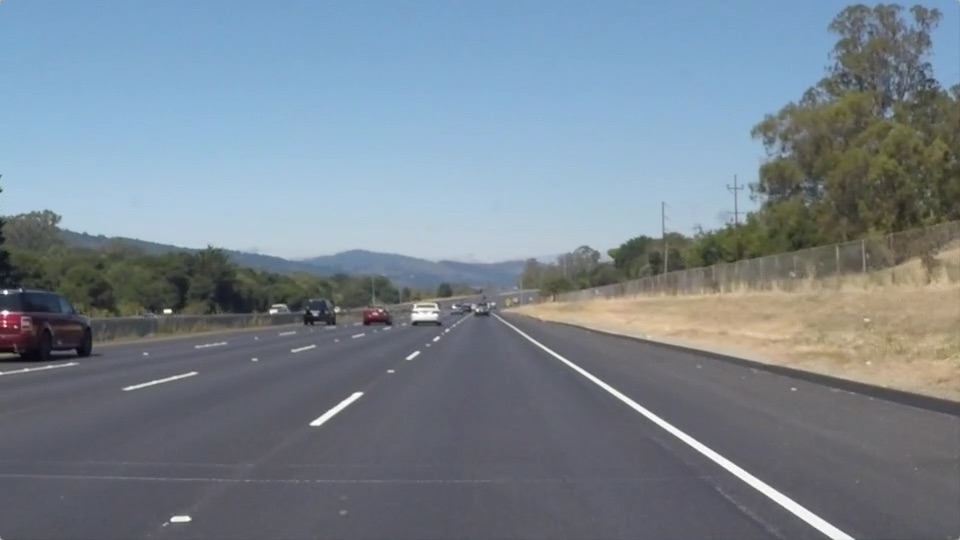
#> input picture solidWhiteRight.jpg, 960 x 540 px, found by its file name
$ jupyter execute --allow-errors P1.ipynb   (shell and % lines are left out)   (text cells are left out)
#> lines starting #> are read from the running program, lines starting #| are printed output that depends on the picture; after the words box and inside, x2 and y2 are one past the last pixel; in counts of white or black regions, pixels touching at a corner belong together; pictures that were not available may be replaced by others from this repository, and a replacement may not be noted
[cell 1]
#importing some useful packages
import matplotlib.pyplot as plt
import matplotlib.image as mpimg
import numpy as np
import cv2
import math

[cell 2]
#reading in an image
image = mpimg.imread('test_images/solidWhiteRight.jpg')
#> image is the input picture: shape (540, 960, 3); mean R, G, B 120.3, 132.6, 143.7
#printing out some stats and plotting
print('This image is:', type(image), 'with dimesions:', image.shape)
#| This image is: <class 'numpy.ndarray'> with dimesions: (540, 960, 3)
plt.imshow(image)  #call as plt.imshow(gray, cmap='gray') to show a grayscaled image

[cell 3]
import math

def grayscale(img):
    """Applies the Grayscale transform
    This will return an image with only one color channel
    but NOTE: to see the returned image as grayscale
    you should call plt.imshow(gray, cmap='gray')"""
    return cv2.cvtColor(img, cv2.COLOR_BGR2GRAY)

def canny(img, low_threshold, high_threshold):
    """Applies the Canny transform"""
    return cv2.Canny(img, low_threshold, high_threshold)

def gaussian_blur(img, kernel_size):
    """Applies a Gaussian Noise kernel"""
    return cv2.GaussianBlur(img, (kernel_size, kernel_size), 0)

def region_of_interest(img, vertices):
    """
    Applies an image mask.

    Only keeps the region of the image defined by the polygon
    formed from `vertices`. The rest of the image is set to black.
    """
    #defining a blank mask to start with
    mask = np.zeros_like(img)

    #defining a 3 channel or 1 channel color to fill the mask with depending on the input image
    if len(img.shape) > 2:
        channel_count = img.shape[2]  # i.e. 3 or 4 depending on your image
        ignore_mask_color = (255,) * channel_count
    else:
        ignore_mask_color = 255

    #filling pixels inside the polygon defined by "vertices" with the fill color
    cv2.fillPoly(mask, vertices, ignore_mask_color)

    #returning the image only where mask pixels are nonzero
    masked_image = cv2.bitwise_and(img, mask)
    return masked_image
def draw_lines(img, lines, color=[150, 0,0], thickness=11):
## Right lane, negative slope
## Left lane, positive slope
    global x1_Pve
    global x2_Pve
    global x1_Nve
    global x2_Nve
    y_min = 0.6018518518518519*img.shape[0]
    y_max = img.shape[0]
    count_Nve=0.
    count_Pve=0.
    sum_x1_Nve =0.
    sum_x2_Nve =0.
    sum_x1_Pve =0.
    sum_x2_Pve =0.
    for line in lines:
        for x1, y1, x2, y2 in line:
            if x2 != x1:
                m = (y2 - y1)/(x2 - x1)
                x_min=(y_min - y1)/m
                x_max=(y_max - y1)/m

                if -0.85 < m < -0.45:
                    count_Nve += 1
                    sum_x1_Nve += x_min + x1
                    sum_x2_Nve += x_max + x1

                if 0.85 > m > 0.45:
                    count_Pve += 1
                    sum_x1_Pve += x_min + x1
                    sum_x2_Pve += x_max + x1

    if count_Nve != 0:
        x1_Nve = sum_x1_Nve/count_Nve
        x2_Nve = sum_x2_Nve/count_Nve
    cv2.line(img, (int(x1_Nve),int(y_min)), (int(x2_Nve),y_max), color, thickness)

    if count_Pve != 0:
        x1_Pve  = sum_x1_Pve/count_Pve
        x2_Pve  = sum_x2_Pve/count_Pve
    cv2.line(img, (int(x1_Pve),int(y_min)), (int(x2_Pve),y_max),  color, thickness)

def hough_lines(img, rho, theta, threshold, min_line_len, max_line_gap):
    """
    `img` should be the output of a Canny transform.

    Returns an image with hough lines drawn.
    """
    lines = cv2.HoughLinesP(img, rho, theta, threshold, np.array([]), minLineLength=min_line_len, maxLineGap=max_line_gap)
    line_img = np.zeros((*img.shape, 3), dtype=np.uint8)
    draw_lines(line_img, lines)
    return line_img

# Python 3 has support for cool math symbols.

# [13 lines left out: function weighted_img, not called in this run]

[cell 4]
def process_test_image(image):
    for i in range(len(image)):
        img = (mpimg.imread("test_images/"+image[i])) #original image
        gray=grayscale(img)
        blur_gray =gaussian_blur(gray,3)
        edges=canny(blur_gray,75,150)
        masked_edges=region_of_interest(edges,np.array([[(150,540),(450,340),(490,340),(900,540)]]))
        h_img=hough_lines(masked_edges,2,np.pi/180,15,40,20)
        final=weighted_img(h_img,img)
        plt.imshow(final)
        plt.show()

[cell 5]
import os
images=os.listdir("test_images/")
#> (the rest of this cell did not finish here and is left out)

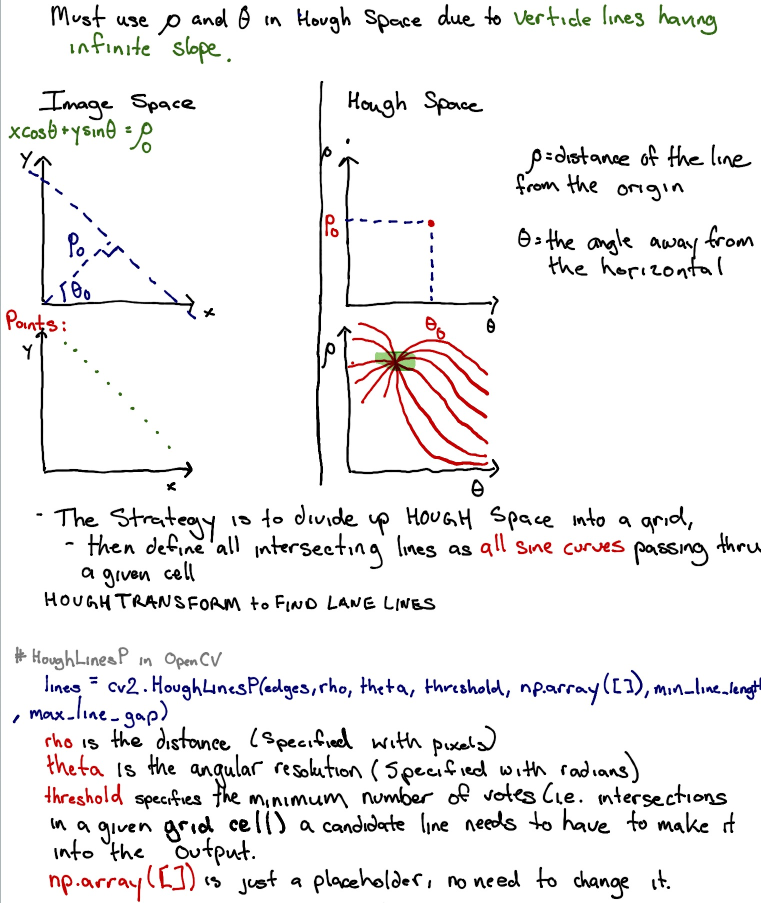
#> input picture 002.jpg, 1521 x 1805 px, given as the content of the folder test_images/, which was not available (shown at 1/2 size)
#> in process_test_image, img is the input picture: shape (1805, 1521, 3); mean R, G, B 239.8, 238.6, 238.9
#> in grayscale, `return cv2.cvtColor(img, cv2.COLOR_BGR2GRAY)`:
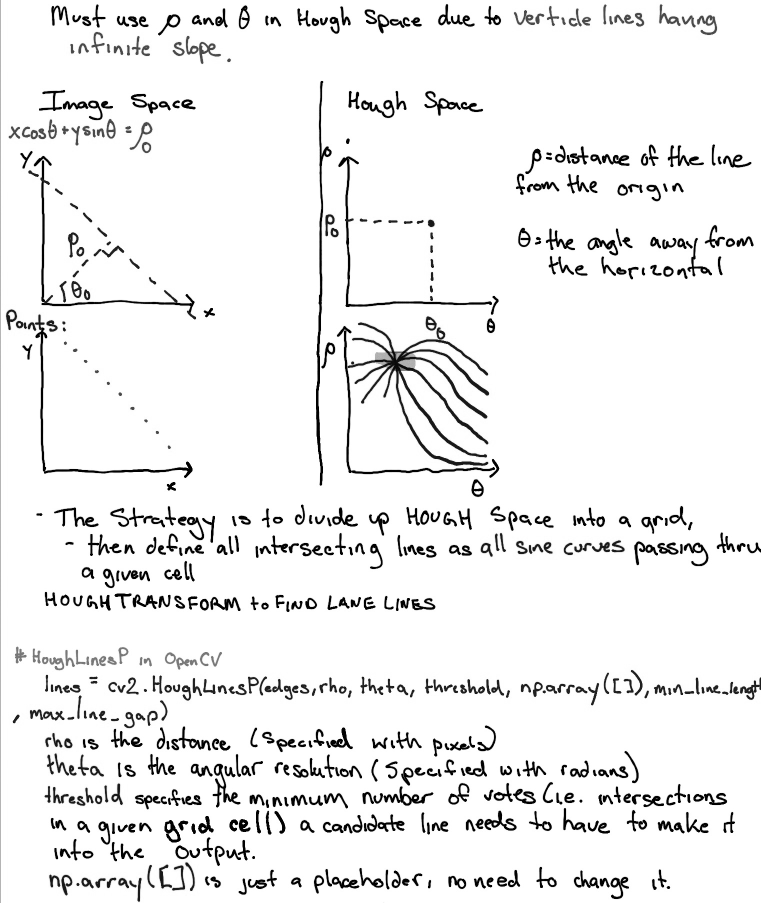
#> returned value: shape (1805, 1521) (shown at 1/2 size); min 0, max 255, mean 238.8
#> in canny, `return cv2.Canny(img, low_threshold, high_threshold)`:
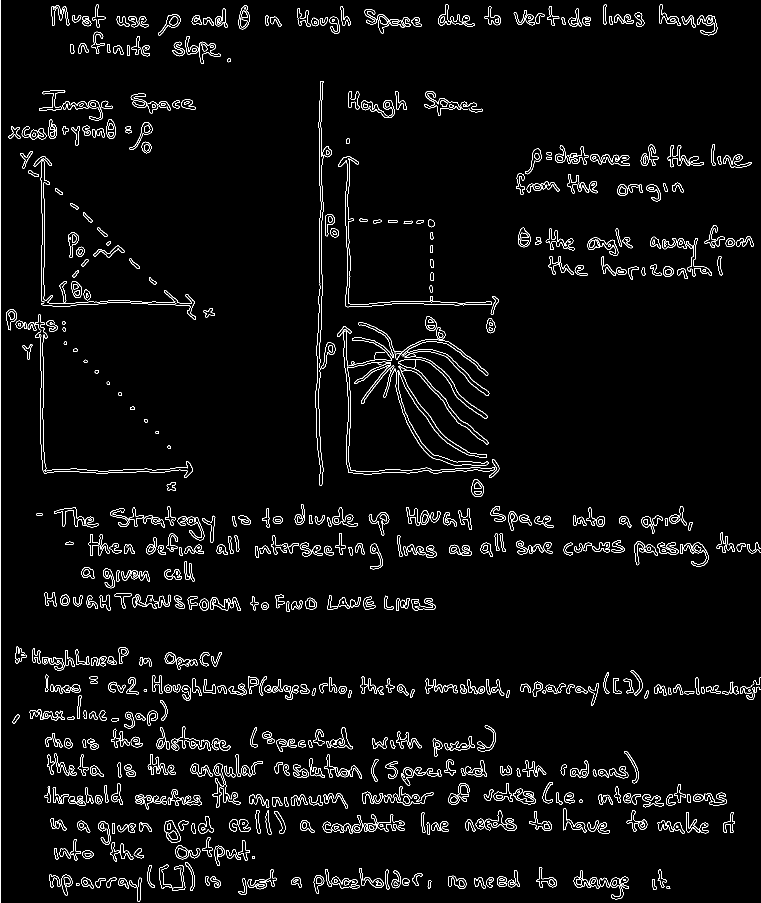
#> returned value: shape (1805, 1521) (shown at 1/2 size); 3.2% white in thin lines or dots
#> in region_of_interest, `cv2.fillPoly(mask, vertices, ignore_mask_color)`:
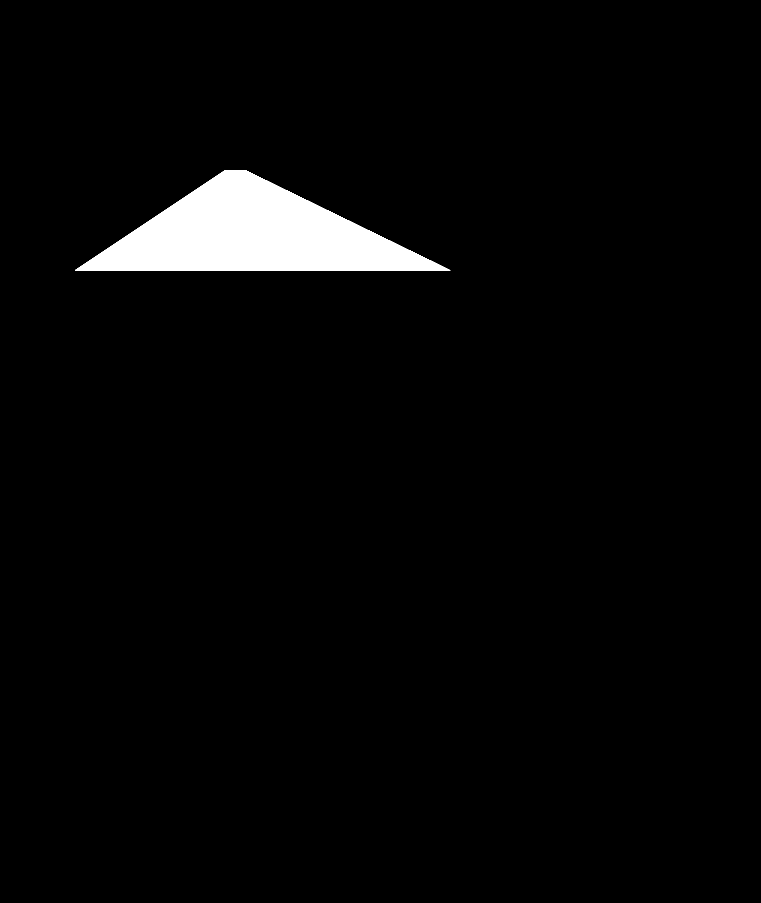
#> mask: shape (1805, 1521) (shown at 1/2 size); 2.9% white; 1 white region, box (x1, y1, x2, y2) and area: (150, 340, 901, 541) 79751
#> in region_of_interest, `masked_image = cv2.bitwise_and(img, mask)`:
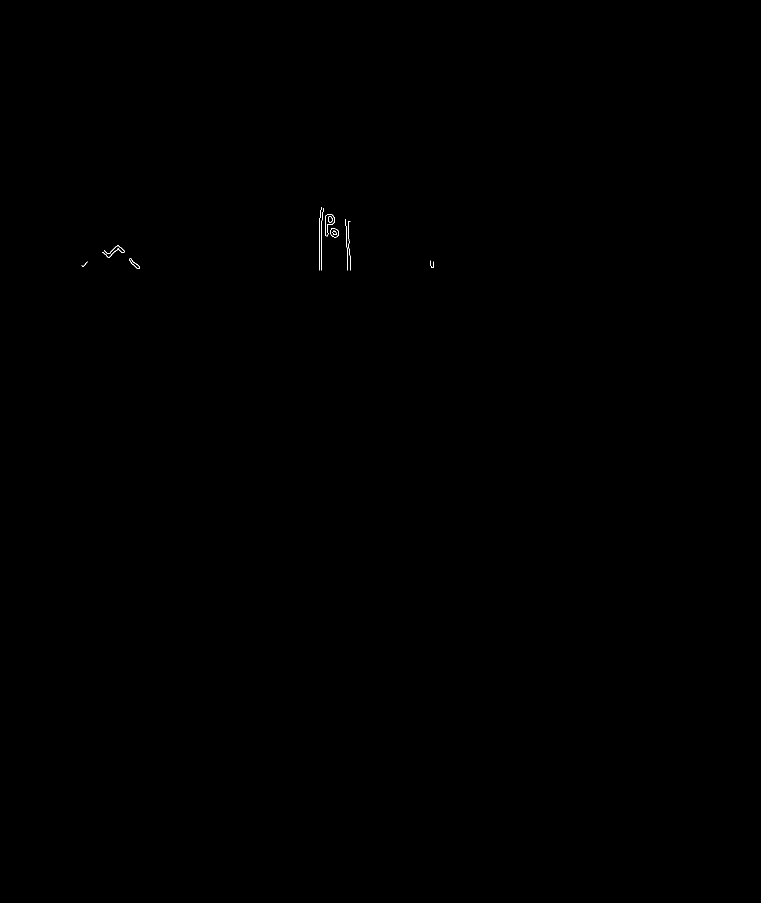
#> masked_image: shape (1805, 1521) (shown at 1/2 size); 0.04% white in thin lines or dots, all inside (x1, y1, x2, y2) = (163, 414, 868, 541)
#> in hough_lines, `lines = cv2.HoughLinesP(img, rho, theta, threshold, np.array([]), minL..`: lines = 16 rows, first 6: [643, 540, 643, 441], [697, 478, 700, 534], [693, 488, 695, 540], [230, 494, 279, 533], [639, 495, 639, 436], [638, 535, 638, 465]
#> the loop in draw_lines, `for line in lines:` made 16 passes
#> line on passes 1 to 12: [[643, 540, 643, 441]], [[697, 478, 700, 534]], [[693, 488, 695, 540]], [[230, 494, 279, 533]], [[639, 495, 639, 436]], [[638, 535, 638, 465]], [[204, 504, 246, 499]], [[207, 506, 248, 501]], [[661, 428, 673, 473]], [[646, 419, 674, 473]], [[655, 471, 655, 429]], [[651, 471, 652, 430]]
#> after the loop in draw_lines, `for line in lines:`: count_Nve = 0; count_Pve = 1; sum_x1_Nve = 0; sum_x1_Pve = 974.2; sum_x2_Nve = 0; sum_x2_Pve = 1877.2
